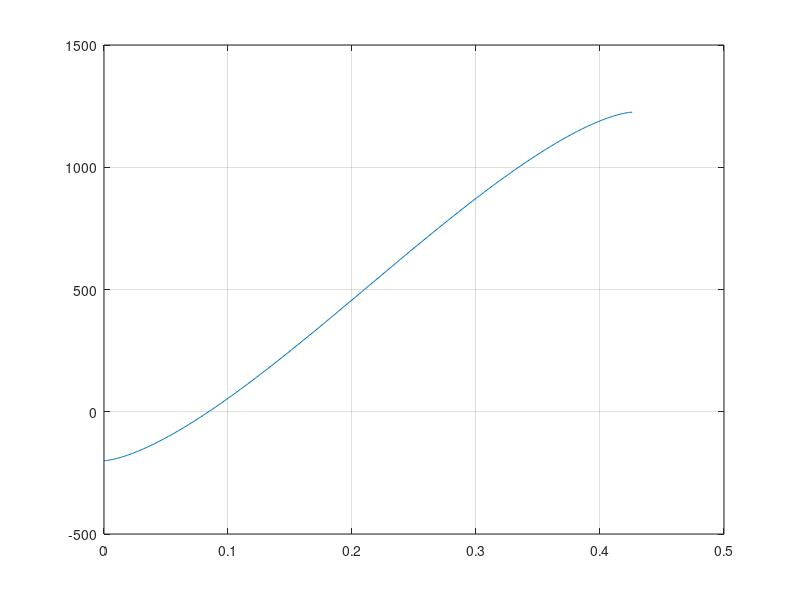

Write MATLAB code to recreate this figure.
%[text] # Draft by interp1 and fzero: model repeated
R = 0.213;
L = 5;
m = 200;
rho = 1000;
dd = 0:0.001:2*R;
%%
%[text] ## interp1
mass = 2*rho*L*(R^2*acos(1 - dd/R) - (R - dd).*sqrt(R^2 - (R - dd).^2));
d_interp = interp1(mass, dd, m)
%%
%[text] ## fzero
f = @(d) 2*rho*L*(R^2*acos(1 - d/R) - (R - d).*sqrt(R^2 - (R - d).^2)) - m;
d_fzero = fzero(f, R)
%%
%[text] ## Check
ff = 2*rho*L*(R^2*acos(1 - dd/R) - (R - dd).*sqrt(R^2 - (R - dd).^2)) - m;
d_check = interp1(ff, dd, 0)
plot(dd, ff)
grid on

%[appendix]{"version":"1.0"}
%---
%[metadata:view]
%   data: {"layout":"inline"}
%---
